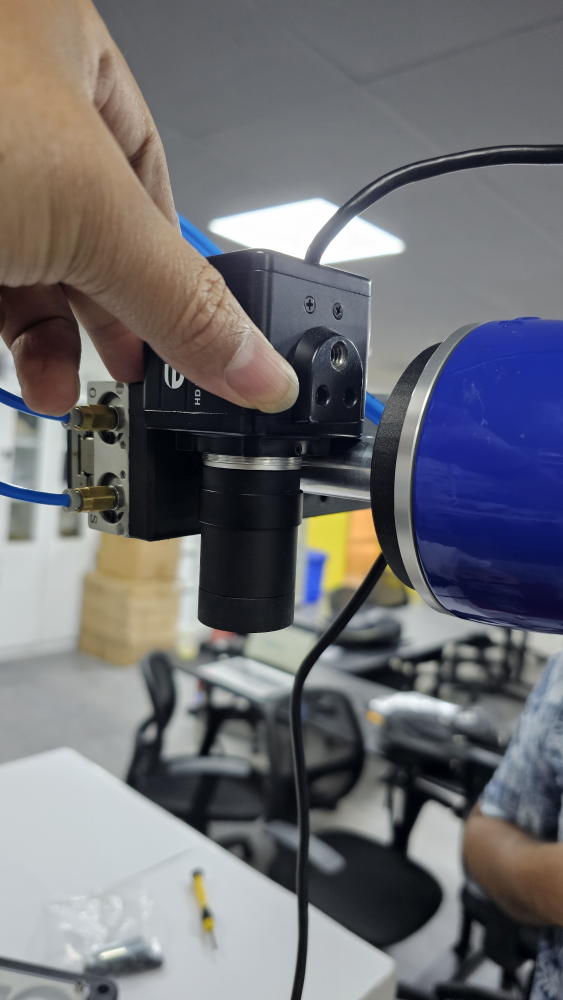
#> input picture Photos & Videos/20250522_205958.jpg, 2252 x 4000 px (shown at 1/4 size)
$ python -i BYD_puzzle.py   (imports and definitions only)
#> lines starting #> are read from the running program, lines starting #| are printed output that depends on the picture; after the words box and inside, x2 and y2 are one past the last pixel; in counts of white or black regions, pixels touching at a corner belong together
### modules/Calibrator.py
import os
import csv
import cv2
import argparse
import numpy as np
from sklearn.linear_model import LinearRegression
CAMERA_DATA_PATH = './modules/calibration/fixed_camera_points.csv'
ROBOT_DATA_PATH = './modules/calibration/fixed_robot_points.csv'
class Calibrator():
    """
    The Calibrator class is responsible for calibrating the camera mounted to the EPSON Robot.
    """

    def __init__(self, camera_data_path = CAMERA_DATA_PATH, robot_data_path = ROBOT_DATA_PATH, calibrate = True) -> None:
        # Load the camera calibration data and the robot's calibration data, if available
        # If not available, the class will use the data in the cache or prompt the user to calibrate the camera and the robot
        print("path exists:", os.path.exists(camera_data_path))
        print(os.listdir("modules"))
        self.camera_points = self.read_csv(camera_data_path)
        self.robot_points = self.read_csv(robot_data_path)

        self.calibration_path = "./modules/calibration"

        self.x_model = LinearRegression()
        self.y_model = LinearRegression()

        self.x_camera_model = LinearRegression()
        self.y_camera_model = LinearRegression()

        if calibrate:
            self.calibrate()
        pass

    # [10 lines left out: function sort_points, not called in this run]

    def calibrate(self) -> None:
        """
        Calibrate the camera and the robot and return the prediction models for both axes.
        """
        # calculate the time it takes to calibrate the camera and the robot
        # start_time = time.time()
        # instantiate the linear regression model

        # camera x and robot x calibration
        camera_x = self.camera_points[:, 0]
        robot_x = self.robot_points[:, 0]

        # camera y and robot y calibration
        camera_y = self.camera_points[:, 1]
        robot_y = self.robot_points[:, 1]

        # reshape the data
        _camera_x = camera_x.reshape(-1, 1)
        _robot_x = robot_x.reshape(-1, 1)
        _camera_y = camera_y.reshape(-1, 1)
        _robot_y = robot_y.reshape(-1, 1)

        # fit the model
        self.x_model.fit(_camera_x, _robot_x)
        self.y_model.fit(_camera_y, _robot_y)

        self.x_camera_model.fit(_robot_x, _camera_x)
        self.y_camera_model.fit(_robot_y, _camera_y)

        # endtime = time.time()
        # print(f"Calibration took {endtime - start_time} seconds")

    # [98 lines left out: functions rotate, translate, generate_robot_points, predict, detect_circles, not called in this run]


    def read_csv(self, path: str):
        """
        Read the camera calibration data from a CSV file.
        """
        try:
            result = []
            with open(path, newline='', encoding='utf-8-sig') as csvfile:
#> (reads modules/calibration/fixed_camera_points.csv from the repository)
                reader = csv.DictReader(csvfile)
                for row in reader:
                    result.append([row["x"], row["y"]])
                    pass
            result = np.array(result)
            return result.astype(np.float32)
        except Exception as e:
            print("Failed to read csv file at:", path, e)
            return None


# [20 lines left out: function main, not called in this run]


# [2 lines that do not run on import are left out]


# Path: Modules/Calibrator.py
# Example usage:
# python ./modules/Calibrator.py --circles ./calibration/calibration.png
# python ./modules/Calibrator.py --circles ./calibration/calibration.png --camera_points ./calibration/camera_points.csv

### modules/ColorDetector.py
import cv2
import numpy as np
from typing import *
from modules.Point import Point
from modules.Detector import Detector, DetectionResult


class ColorFilter:
    def __init__(
        self,
        name: str,
        hsv_ranges: List[Tuple[np.ndarray, np.ndarray]],
        brightness_threshold: Optional[int] = None
    ):
        """
        Args:
            name: Label of the color (e.g., "red").
            hsv_ranges: List of HSV (lower, upper) ranges for masking.
            brightness_threshold: Optional brightness cutoff to detect only bright regions.
        """
        self.name = name
        self.hsv_ranges = hsv_ranges
        self.brightness_threshold = brightness_threshold


class ColorDetector(Detector):
    # Public, built-in filters
    RED_FILTER = ColorFilter(
        "red",
        [
            (np.array([0, 100, 100]), np.array([10, 255, 255])),
            (np.array([160, 100, 100]), np.array([180, 255, 255]))
        ],
        brightness_threshold=10  # Only detect bright red (50 is the max)
    )

    BLUE_FILTER = ColorFilter(
        "blue",
        [
            (np.array([100, 150, 0]), np.array([140, 255, 255]))
        ],
        brightness_threshold=10  # Only detect bright blue (50 is the max)
    )

    # [8 lines left out: function __init__, not called in this run]

    def set_filters(self, filters: Optional[List[ColorFilter]] = None):
        self.filters = filters if filters is not None else [self.RED_FILTER, self.BLUE_FILTER]

    # [62 lines left out: functions detect_main_color_midpoints, _get_largest_midpoint, _label_color, not called in this run]


    async def detect(self, imageBinary) -> DetectionResult:
        _, points = self.detect_main_color_midpoints(image_bgr=imageBinary)
        keyList = list(points.keys())

        detectionResult = []

        for key in keyList:
            print(key, points[key])
            detectionResult.append(DetectionResult(self.name, points[key]))

        if (len(detectionResult)):
            print("Detected something", detectionResult[0].midpoint)
            if self.callback and (detectionResult[0].midpoint is not None):
                await self.callback(detectionResult[0].midpoint)
            return detectionResult[0]

        print("Did not detect")
        return DetectionResult(self.name, None)

### modules/BYD_puzzle.py
import cv2
import numpy as np
import pytesseract
from collections import deque
import numpy as np
from modules.Camera import Cam
from modules.EpsonController import EpsonController
#> (reads modules/calibration/fixed_robot_points.csv from the repository)
#> further down, picture is the input picture: shape (4000, 2252, 3); mean B, G, R 114.6, 110.3, 110.7
from modules.PointClass import Point
from time import sleep
import tracemalloc
# [1 line not run here, left out]

pytesseract.pytesseract.tesseract_cmd = r'C:\Program Files\Tesseract-OCR\tesseract.exe'
# [1 line that did not run here, left out]

midx = 0
midy = 630
zh = 325.2
dist = 35

cell = [[midx+dist,midy-dist,zh-0.5], [midx,midy-dist,zh-0.5], [midx-dist,midy-dist,zh-0.5],
        [midx+dist,midy,zh-0.2],    [midx,midy,zh],    [midx-dist,midy,zh],
        [midx+dist,midy+dist,zh+0.6], [midx,midy+dist,zh+0.6], [midx-dist,midy+dist,zh+0.5]]

class SlidingPuzzleSolver:
    def __init__(self, camera_index=1):
        self.camera_index = camera_index
        self.cap = cv2.VideoCapture(0, cv2.CAP_DSHOW)
        self.current_state = None
        self.goal_state = [[1, 2, 3], [4, 5, 6], [7, 8, 0]]  # 0 represents empty space

    def rotate_frame_180(self, frame):
        """Rotate frame 180 degrees"""
        return cv2.rotate(frame, cv2.ROTATE_180)

    # [57 lines left out: functions detect_red_border, extract_puzzle_grid, not called in this run]

    def recognize_number(self, cell_image):
        """Recognize the number in a cell using OCR"""
        # Convert to grayscale
        gray = cv2.cvtColor(cell_image, cv2.COLOR_BGR2GRAY)
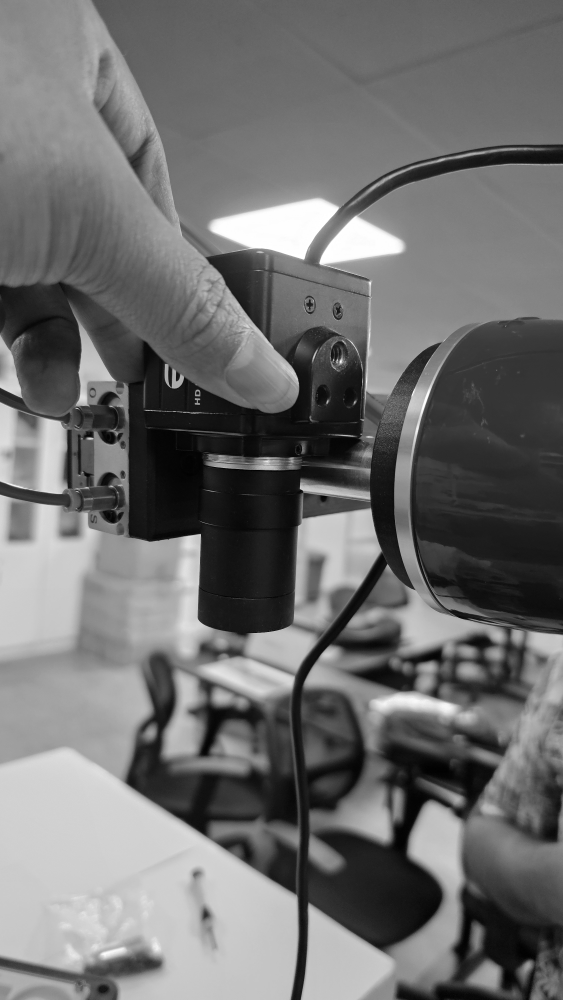
#> gray: shape (4000, 2252) (shown at 1/4 size); min 0, max 255, mean 110.9

        # Save cell image for debugging
        height, width = gray.shape
#> height = 4000; width = 2252
        print(f"Cell dimensions: {width}x{height}")
#| Cell dimensions: 2252x4000

        # Calculate statistics
        variance = np.var(gray)
#> variance = 3742
        mean_val = np.mean(gray)
#> mean_val = 110.9

        print(f"Variance: {variance:.1f}, Mean: {mean_val:.1f}")
#| Variance: 3742.0, Mean: 110.9

        # NEW LOGIC: Use variance to distinguish empty cells from numbered cells
        # Empty cells should have very low variance (uniform color)
        # Numbered cells should have high variance (text creates contrast)

        if variance < 500:  # Low variance = likely empty space
            print("Detected as empty space (low variance)")
            return 0

        print("Detected as numbered cell (high variance), attempting OCR...")

        # Enhanced preprocessing for better OCR
        # Apply Gaussian blur to reduce noise
        blurred = cv2.GaussianBlur(gray, (3, 3), 0)

        # Try multiple thresholding methods
        # Method 1: Simple threshold
        _, thresh1 = cv2.threshold(blurred, 127, 255, cv2.THRESH_BINARY)
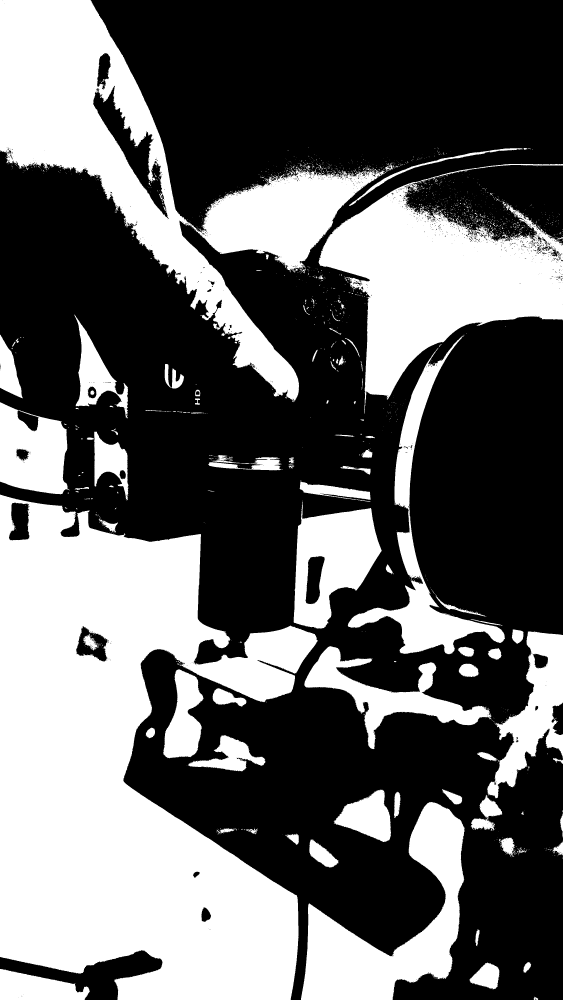
#> thresh1: shape (4000, 2252) (shown at 1/4 size); 39.4% white; 2308 white regions (2089 under 20 px), largest, box (x1, y1, x2, y2) and area: (0, 1978, 1271, 4000) 1563798, (0, 0, 1539, 1609) 637269, (1274, 655, 2252, 1656) 414652

        # Method 2: Adaptive threshold
        thresh2 = cv2.adaptiveThreshold(blurred, 255, cv2.ADAPTIVE_THRESH_GAUSSIAN_C,
                                       cv2.THRESH_BINARY, 11, 2)
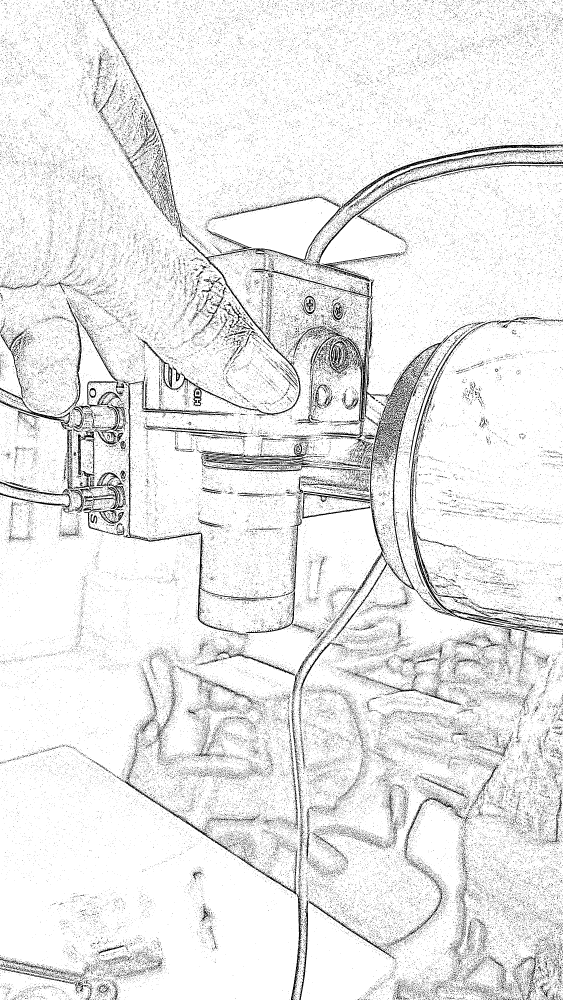
#> thresh2: shape (4000, 2252) (shown at 1/4 size); 91.4% white; black in thin lines or dots

        # Method 3: Otsu's threshold
        _, thresh3 = cv2.threshold(blurred, 0, 255, cv2.THRESH_BINARY + cv2.THRESH_OTSU)
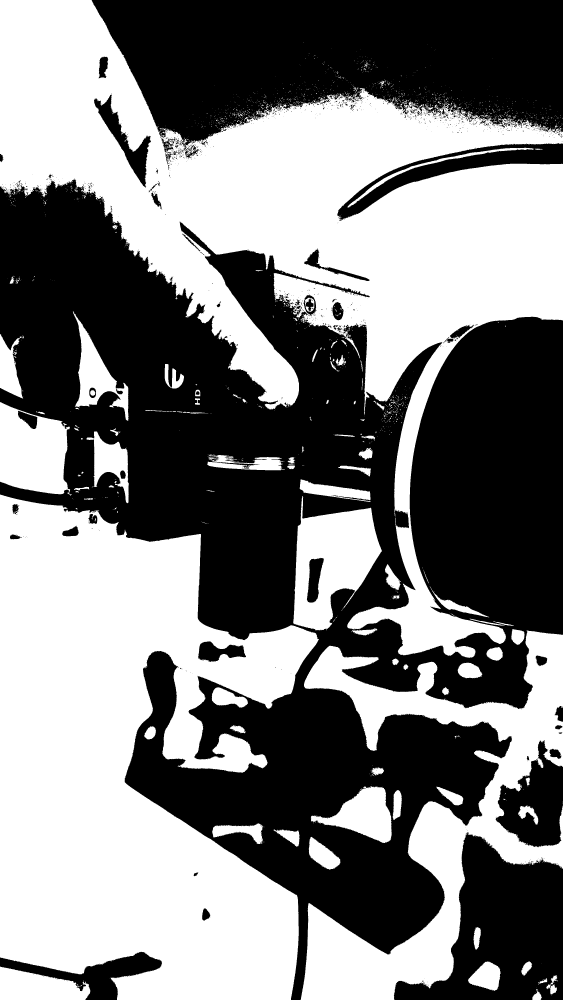
#> thresh3: shape (4000, 2252) (shown at 1/4 size); 49.5% white; 2160 white regions (1950 under 20 px), largest, box (x1, y1, x2, y2) and area: (0, 0, 2252, 2631) 1853270, (0, 1978, 1275, 4000) 1677669, (1203, 2522, 2252, 4000) 467113

        thresholded_images = [thresh1, thresh2, thresh3]
        method_names = ["Simple", "Adaptive", "Otsu"]

        for i, (thresh, method_name) in enumerate(zip(thresholded_images, method_names)):
            # Invert if background is dark
            if np.mean(thresh) < 127:
                thresh = cv2.bitwise_not(thresh)

            # Resize for better OCR
            resized = cv2.resize(thresh, (200, 200))  # Even larger for better OCR

            # Apply morphological operations to clean up
            kernel = np.ones((3,3), np.uint8)
            cleaned = cv2.morphologyEx(resized, cv2.MORPH_CLOSE, kernel)
            cleaned = cv2.morphologyEx(cleaned, cv2.MORPH_OPEN, kernel)

            try:
                # Multiple OCR attempts with different configurations
                configs = [
                    '--psm 10 -c tessedit_char_whitelist=12345678',
                    '--psm 8 -c tessedit_char_whitelist=12345678',
                    '--psm 7 -c tessedit_char_whitelist=12345678',
                    '--psm 6 -c tessedit_char_whitelist=12345678',
                    '--psm 13 -c tessedit_char_whitelist=12345678'
                ]

                for config in configs:
                    text = pytesseract.image_to_string(cleaned, config=config).strip()

                    # Clean up the text (remove any non-digit characters)
                    cleaned_text = ''.join(filter(str.isdigit, text))

                    print(f"OCR result ({method_name}): '{text}' -> '{cleaned_text}'")

                    if cleaned_text and len(cleaned_text) == 1 and 1 <= int(cleaned_text) <= 8:
                        print(f"Successfully recognized: {cleaned_text}")
                        return int(cleaned_text)

            except Exception as e:
                print(f"OCR error with {method_name}: {e}")
                continue
#> this loop made 1 pass
#> (method_name, kernel) on pass 1: ('Simple', [[1, 1, 1], [1, 1, 1], [1, 1, 1]])
#> pass 1, in recognize_number, `resized = cv2.resize(thresh, (200, 200))`:
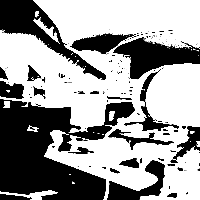
#> resized: shape (200, 200); min 0, max 255, mean 154.7
#> pass 1, in recognize_number, `cleaned = cv2.morphologyEx(resized, cv2.MORPH_CLOSE, kernel)`:
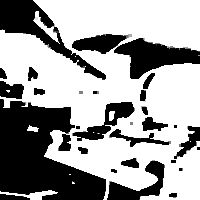
#> cleaned: shape (200, 200); min 0, max 255, mean 159.9

        # If all OCR methods fail, try simple pattern matching
        print("All OCR methods failed, trying pattern matching...")
        return self.recognize_by_pattern_matching(gray)

    # [110 lines left out: functions recognize_by_pattern_matching, capture_puzzle_state, is_valid_state, get_neighbors, not called in this run]

    def state_to_tuple(self, state):
        """Convert state to tuple for hashing"""
        return tuple(tuple(row) for row in state)

    # [128 lines left out: functions solve_puzzle, run, main, not called in this run]

# [2 lines not run here, left out]

>>> import cv2
>>> picture = cv2.imread('../Photos & Videos/20250522_205958.jpg')
#> (the run stopped early here; a loop or call above may not have finished)
